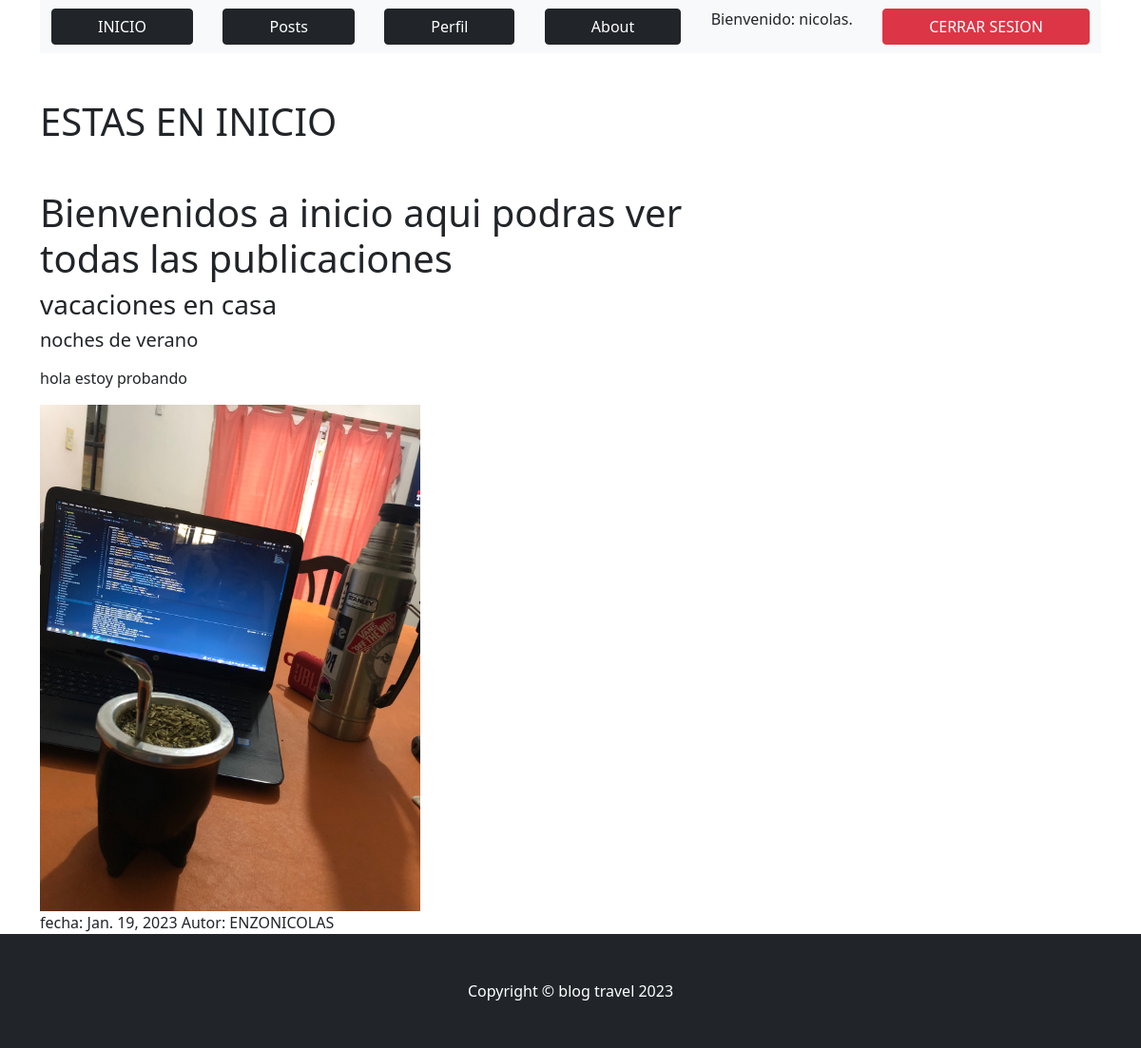
The app's page /AppBlog/inicio/ (signed in), older data.
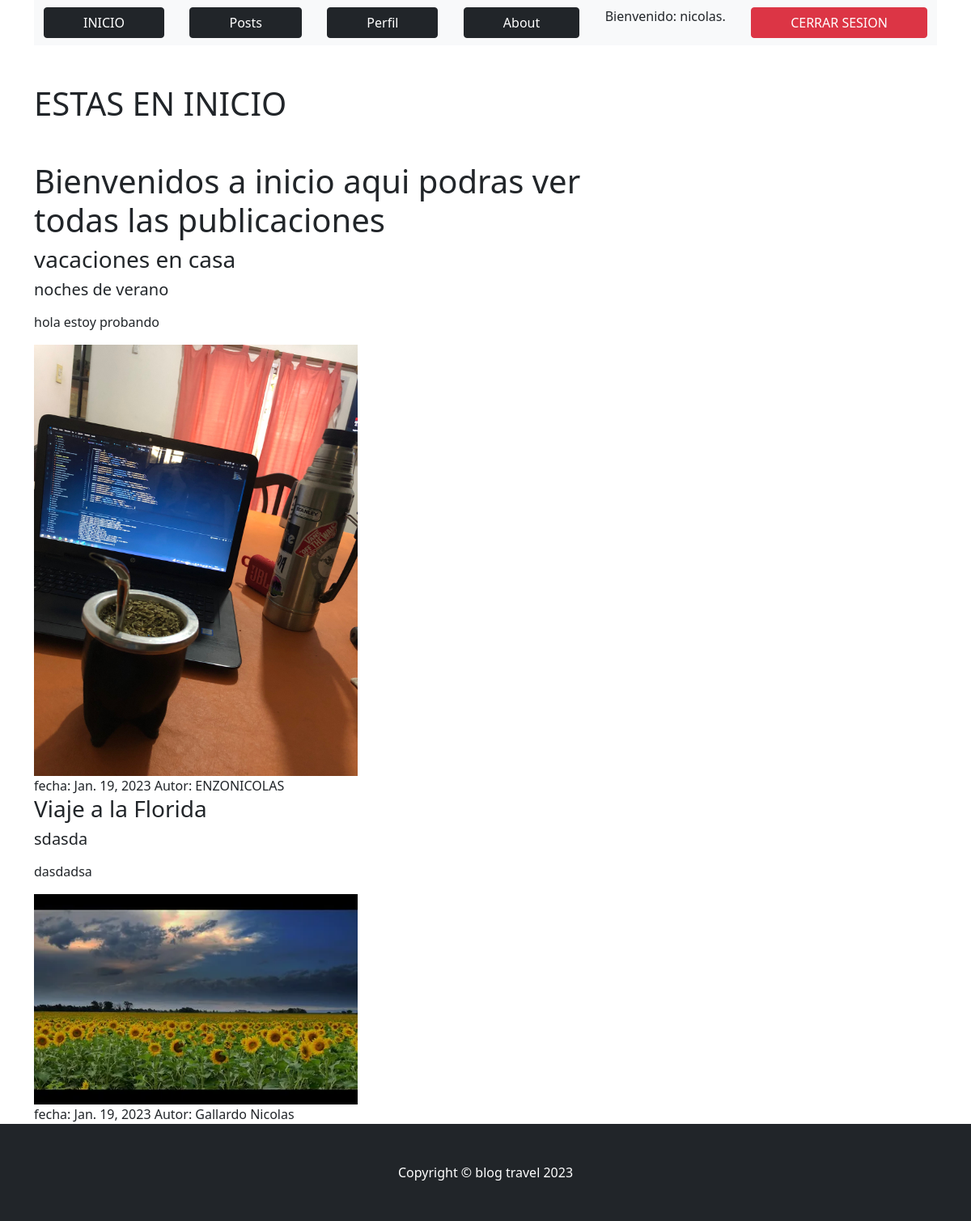
The same page, newer data.
### AppBlog/models.py (models this page shows, shortened)
class Post(models.Model):
    titulo= models.CharField(max_length=100)
    subtitulo=models.CharField(max_length=150)
    cuerpo= RichTextField(blank=True, null=True)
    autor= models.CharField(max_length=50)
    fecha= models.DateField()
    imagen = models.ImageField(upload_to="imgs")

### AppBlog/views.py (the view)
# urls.py: path("inicio/", inicio, name="inicio"),
@login_required
def inicio(request):
    publicaciones = Post.objects.all()
    return render(request, "AppBlogg/inicio.html", {"publicaciones":publicaciones})

### AppBlog/templates/AppBlogg/inicio.html
{% extends "AppBlogg/padre.html" %}
{% load static %}
{% block titulo %}
<h1 class="mb-5">ESTAS EN INICIO</h1>
{% endblock %}
{% block contenido_que_cambia %}
<h1>Bienvenidos a inicio aqui podras ver todas las publicaciones</h1>
<section>
    {% for post in publicaciones %}
        <article>
            <h3>{{ post.titulo }}</h3>
            <h5>{{ post.subtitulo }}</h5>
            <p>
                {{ post.cuerpo|safe}}
            </p>
            <img src="{{ post.imagen.url }}"
            width="400px"
            alt="">
            <footer>
                fecha: {{ post.fecha }}
                Autor: {{ post.autor }}
            </footer>
        </article>
    {% endfor %}
</section>
{% endblock %}

### AppBlog/templates/AppBlogg/padre.html (shortened to what this page needs)
<!DOCTYPE html>
<html lang="en">
    <head>
        {% load static %}
        <link href="{% static 'AppBlog/css/styles.css' %}" rel="stylesheet" />
    </head>
    <body>
        <nav  style="display: flex; justify-content: space-around;">
            <div class="container">
                <nav class="navbar navbar-light bg-light static-top">
                    <div class="container">
                        {% if user.is_authenticated %}
                        <a class="btn btn-dark px-5"  href="{% url 'inicio' %}">INICIO</a>
                        <a class="btn btn-dark px-5" href="{% url 'leerPosts' %}">Posts</a>
                        <a class="btn btn-dark px-5" href="{% url 'editarPerfil' %}">Perfil</a>
                        <a class="btn btn-dark px-5" href="{% url 'about' %}">About</a>
                        <p>Bienvenido: {{ user.username }}</p>
                        <a class="btn btn-danger px-5" href="{% url 'logout' %}">CERRAR SESION</a>
                        {% else %}
                        <a class="btn btn-dark px-5" href="{% url 'register' %}">REGISTRO</a>
                        <a class="btn btn-dark px-5" href="{% url 'login' %}">INGRESAR</a>
                        {% endif %}
                </div>
            </div>
        </nav>
        <div class="container mt-5">
            <div class="row">
                <div class="col-lg-8">
                    <article>
                        <header class="mb-4">
                            {% block titulo %}
                            {% endblock %}
                        </header>
                        {% block contenido_que_cambia %}
                        {% endblock %}
                    </article>
                    </div>
                </div>
            </div>
        <footer class="py-5 bg-dark">
            <div class="container"><p class="m-0 text-center text-white">Copyright &copy; blog travel 2023</p></div>
        </footer>
    </body>
</html>

Row changes from the older to the newer data that the page shows:
added Post: titulo "Viaje a la Florida", subtitulo "sdasda", cuerpo "dasdadsa", imagen (picture), fecha "Jan. 19, 2023", autor "Gallardo Nicolas"
